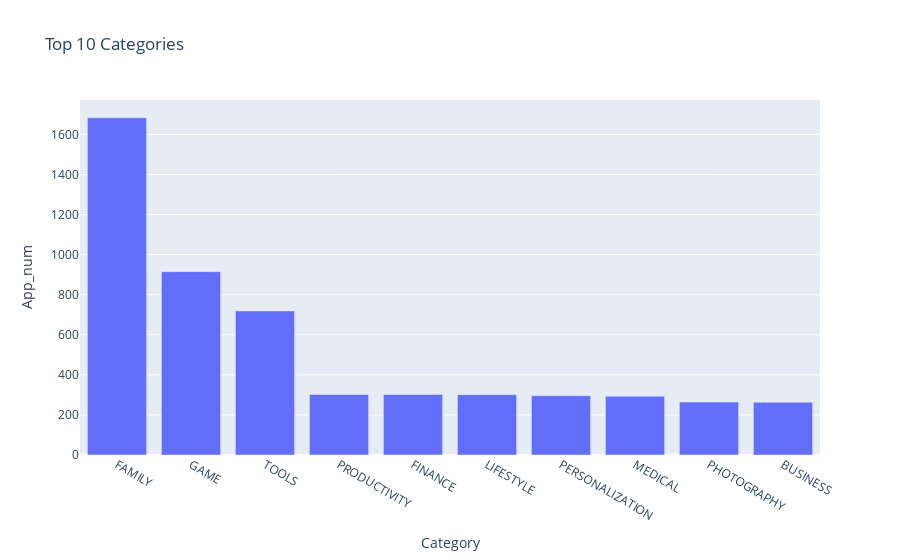

Source (notebook cell):
### Code cell
# Plotting the results
fig = px.bar(categories.head(10),
                x= 'Category',
                y= 'App_num',
                title='Top 10 Categories')

fig.show()

### Figure 1 — Plotly figure (JSON) as saved in the notebook; plotly's stock layout.template omitted (floating-point values rounded to 4 significant figures)
{"data": [{"alignmentgroup": "True", "hovertemplate": "Category=%{x}<br>App_num=%{y}<extra></extra>", "legendgroup": "", "marker": {"color": "#636efa", "pattern": {"shape": ""}}, "name": "", "offsetgroup": "", "orientation": "v", "showlegend": false, "textposition": "auto", "type": "bar", "x": ["FAMILY", "GAME", "TOOLS", "PRODUCTIVITY", "FINANCE", "LIFESTYLE", "PERSONALIZATION", "MEDICAL", "PHOTOGRAPHY", "BUSINESS"], "xaxis": "x", "y": [1683, 915, 719, 302, 302, 301, 296, 293, 264, 263], "yaxis": "y"}], "layout": {"barmode": "relative", "legend": {"tracegroupgap": 0}, "title": {"text": "Top 10 Categories"}, "xaxis": {"anchor": "y", "domain": [0, 1], "title": {"text": "Category"}}, "yaxis": {"anchor": "x", "domain": [0, 1], "title": {"text": "App_num"}}}}
